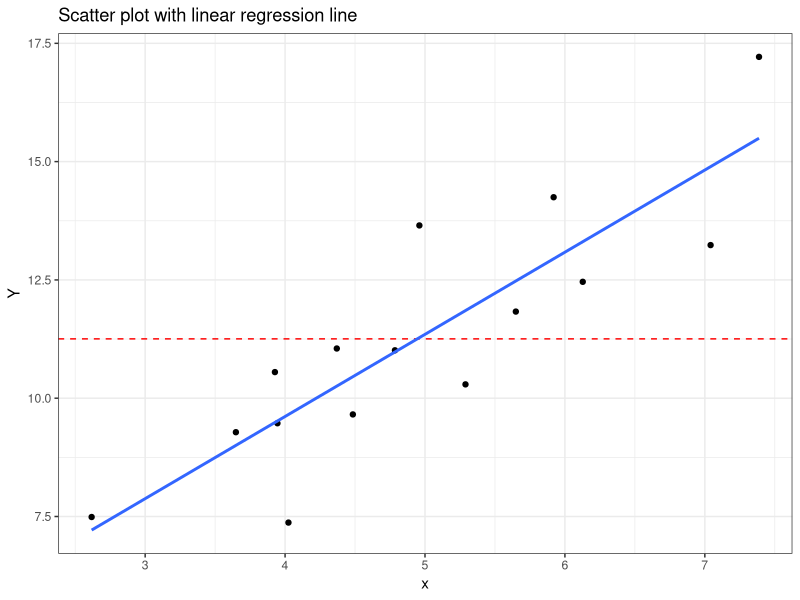
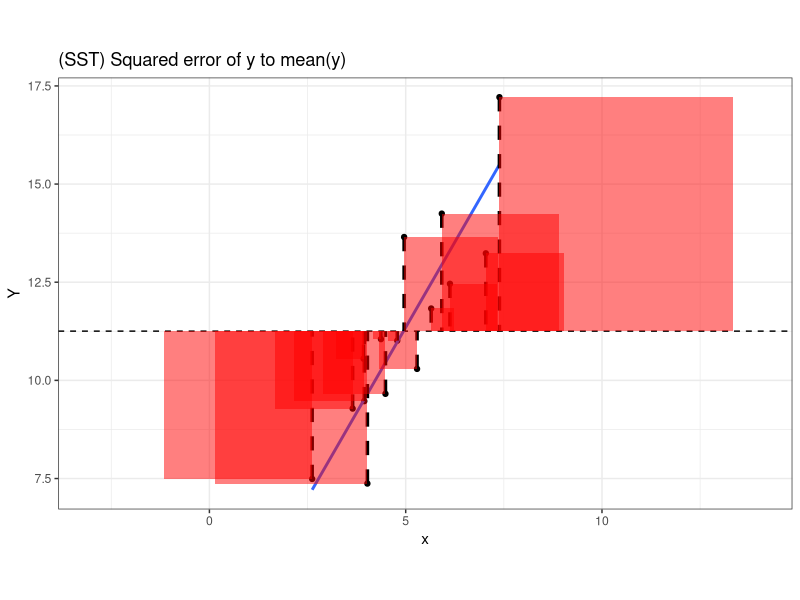
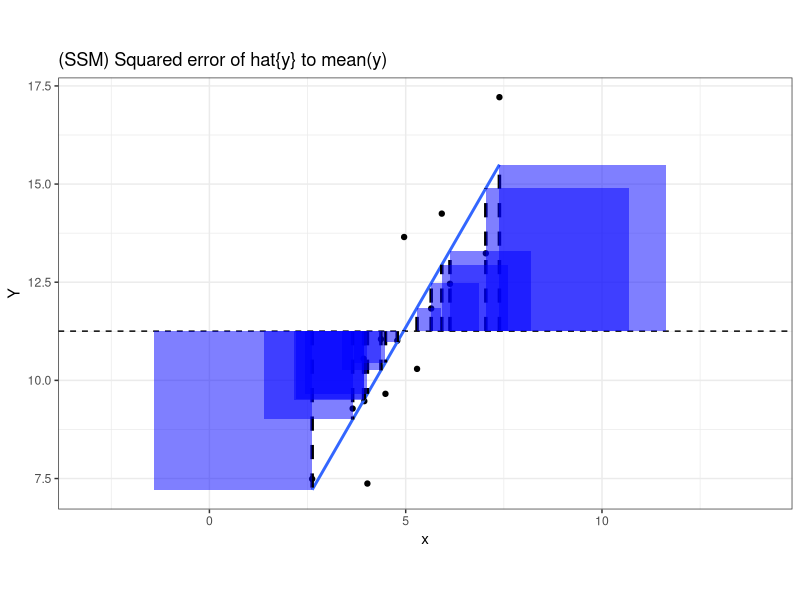
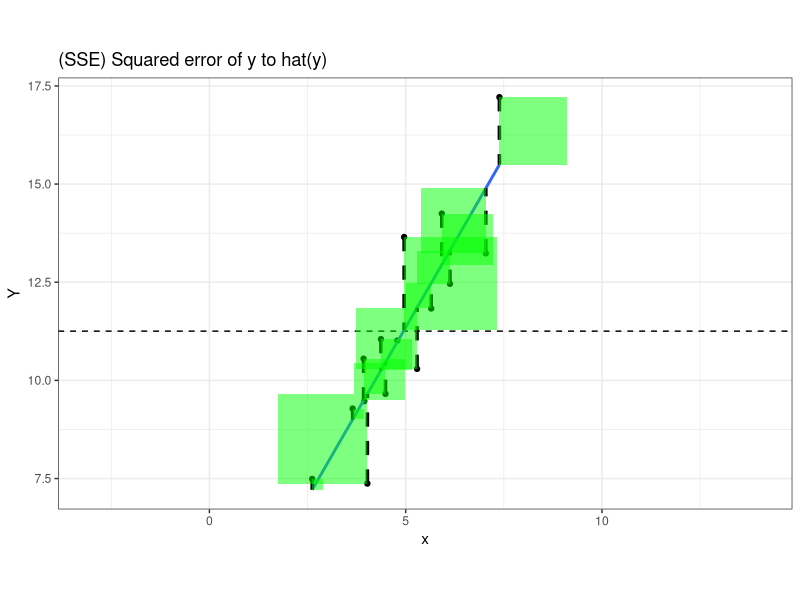
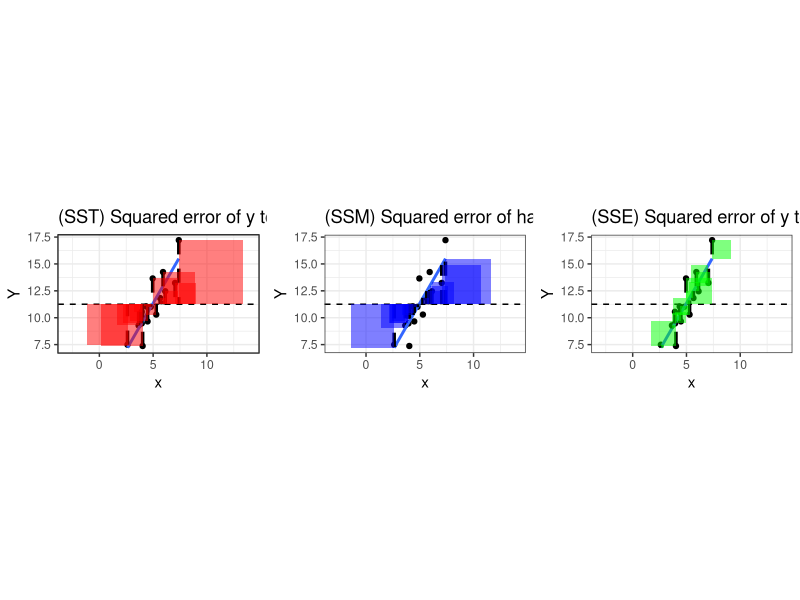
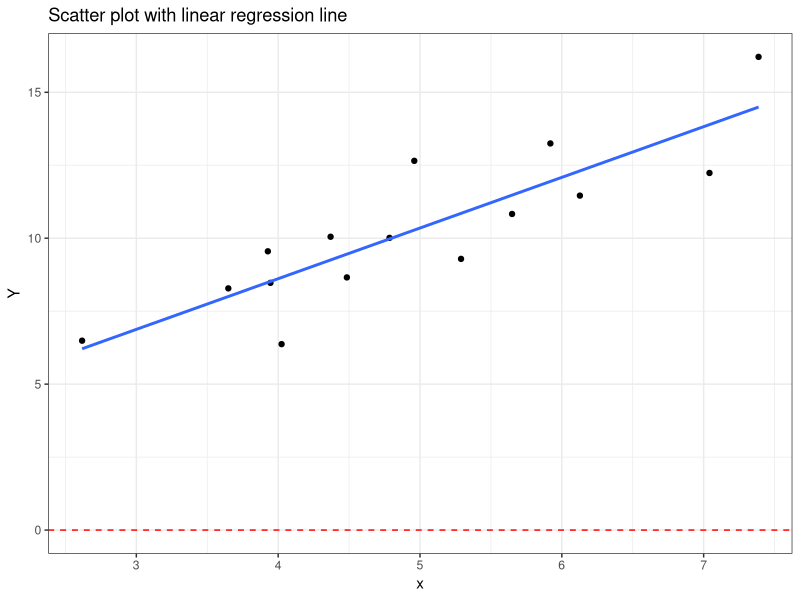
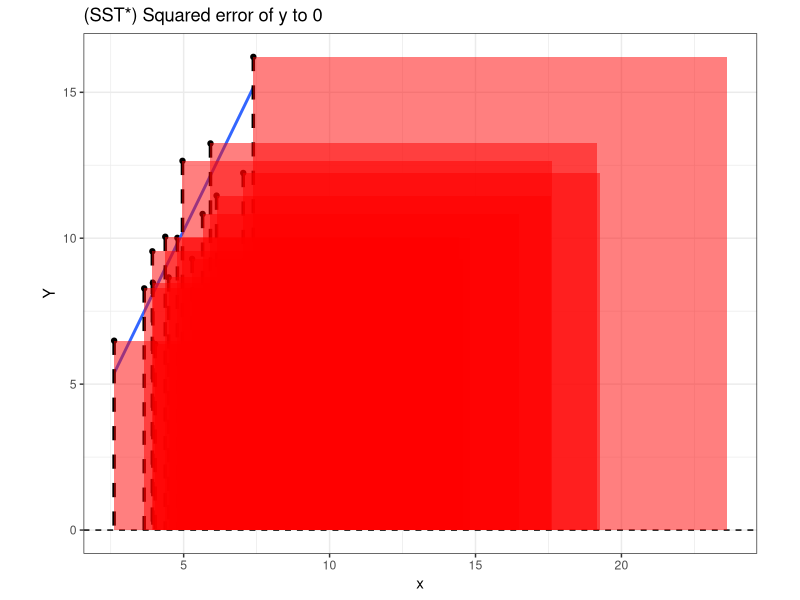
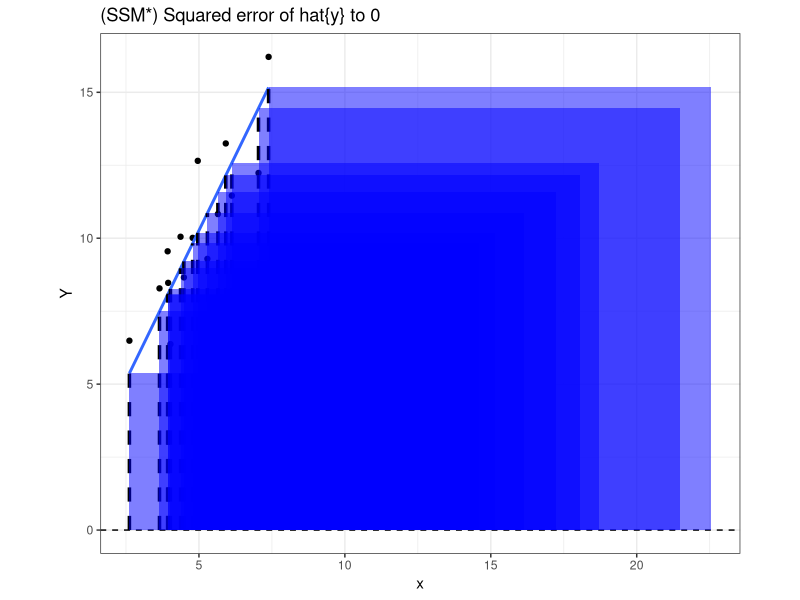

Write the R code that produced these figures, in order.
library(tidyverse)
library(ggpubr)

set.seed(1022)
n <- 15
x <- rnorm(n, mean = 5, sd = 1)
y <- 1 + 2 * x + rnorm(n, sd = 1)
z <- 1 + 0.1 * x + rnorm(n, sd = 1)
avg_y <- mean(y)
lm_model <- lm(y ~ x)
lm_model_z <- lm(z ~ x)
summary(lm_model)
summary(lm_model_z)

ggplot(data = tibble(x, y), aes(x = x, y = y)) +
  geom_point() +
  geom_hline(yintercept = avg_y, color = "red", linetype = "dashed") +
  geom_smooth(method = "lm", se = FALSE) +
  labs(title = "Scatter plot with linear regression line",
       x = "x",
       y = "Y") +
  theme_bw()

# draw a rectangle with the previous line being it's height
gg_sst <- ggplot(data = tibble(x, y), aes(x = x, y = y)) +
  geom_point() +
  geom_hline(yintercept = avg_y, color = "black", linetype = "dashed") +
  geom_smooth(method = "lm", se = FALSE) +
  geom_segment(aes(xend = x, yend = avg_y), color = "black", linetype = "dashed", size = 1.2) +
  geom_rect(aes(xmin = pmin(x, x - (avg_y - y)), xmax = pmax(x, x - (avg_y - y)), ymin = pmin(y, avg_y), ymax = pmax(y, avg_y)), fill = "red", alpha = 0.5) +
  labs(title = "(SST) Squared error of y to mean(y)",
       x = "x",
       y = "Y") +
  scale_x_continuous(limits = c(-3, 14)) +
  theme_bw() + 
  coord_equal()
gg_sst

# draw the lines now from the predicted y value to the average y value and adjust the boxes
gg_ssm <- ggplot(data = tibble(x, y), aes(x = x, y = y)) +
  geom_point() +
  geom_hline(yintercept = avg_y, color = "black", linetype = "dashed") +
  geom_smooth(method = "lm", se = FALSE) +
  geom_segment(aes(xend = x, y = avg_y, yend = predict(lm_model)), color = "black", linetype = "dashed", size = 1.2) +
  geom_rect(aes(xmin = pmin(x, x - (avg_y - predict(lm_model))), xmax = pmax(x, x - (avg_y - predict(lm_model))), ymin = pmin(predict(lm_model), avg_y), ymax = pmax(predict(lm_model), avg_y)), fill = "blue", alpha = 0.5) +
  labs(title = "(SSM) Squared error of hat{y} to mean(y)",
       x = "x",
       y = "Y") +
  scale_x_continuous(limits = c(-3, 14)) +
  theme_bw() + 
  coord_equal()
gg_ssm

# draw the lines from the predicted y value to the point and adjust the boxes
gg_sse <- ggplot(data = tibble(x, y), aes(x = x, y = y)) +
  geom_point() +
  geom_hline(yintercept = avg_y, color = "black", linetype = "dashed") +
  geom_smooth(method = "lm", se = FALSE) +
  geom_segment(aes(xend = x, yend = predict(lm_model)), color = "black", linetype = "dashed", size = 1.2) +
  geom_rect(aes(xmin = pmin(x, x - (predict(lm_model) - y)), xmax = pmax(x, x - (predict(lm_model) - y)), ymin = pmin(y, predict(lm_model)), ymax = pmax(y, predict(lm_model))), fill = "green", alpha = 0.5) +
  labs(title = "(SSE) Squared error of y to hat(y)",
       x = "x",
       y = "Y") +
  scale_x_continuous(limits = c(-3, 14)) +
  theme_bw() + 
  coord_equal()
gg_sse

ggarrange(gg_sst, gg_ssm, gg_sse, 
          ncol = 3, nrow = 1)


# Ohne Intercept
set.seed(1022)
n <- 15
x <- rnorm(n, mean = 5, sd = 1)
y <- 2 * x + rnorm(n, sd = 1)
avg_y <- 0
lm_model <- lm(y ~ - 1 + x)

ggplot(data = tibble(x, y), aes(x = x, y = y)) +
  geom_point() +
  geom_hline(yintercept = avg_y, color = "red", linetype = "dashed") +
  geom_smooth(method = "lm", se = FALSE) +
  labs(title = "Scatter plot with linear regression line",
       x = "x",
       y = "Y") +
  theme_bw()

# draw a rectangle with the previous line being it's height
ggplot(data = tibble(x, y), aes(x = x, y = y)) +
  geom_point() +
  geom_hline(yintercept = avg_y, color = "black", linetype = "dashed") +
  geom_smooth(method = "lm", se = FALSE, formula = "y ~ -1 + x") +
  geom_segment(aes(xend = x, yend = avg_y), color = "black", linetype = "dashed", size = 1.2) +
  geom_rect(aes(xmin = pmin(x, x - (avg_y - y)), xmax = pmax(x, x - (avg_y - y)), ymin = pmin(y, avg_y), ymax = pmax(y, avg_y)), fill = "red", alpha = 0.5) +
  labs(title = "(SST*) Squared error of y to 0",
       x = "x",
       y = "Y") +
  theme_bw() + 
  coord_equal()

# draw the lines now from the predicted y value to the average y value and adjust the boxes
ggplot(data = tibble(x, y), aes(x = x, y = y)) +
  geom_point() +
  geom_hline(yintercept = avg_y, color = "black", linetype = "dashed") +
  geom_smooth(method = "lm", se = FALSE, formula = "y ~ -1 + x") +
  geom_segment(aes(xend = x, y = avg_y, yend = predict(lm_model)), color = "black", linetype = "dashed", size = 1.2) +
  geom_rect(aes(xmin = pmin(x, x - (avg_y - predict(lm_model))), xmax = pmax(x, x - (avg_y - predict(lm_model))), ymin = pmin(predict(lm_model), avg_y), ymax = pmax(predict(lm_model), avg_y)), fill = "blue", alpha = 0.5) +
  labs(title = "(SSM*) Squared error of hat{y} to 0",
       x = "x",
       y = "Y") +
  theme_bw() + 
  coord_equal()

# draw the lines from the predicted y value to the point and adjust the boxes
ggplot(data = tibble(x, y), aes(x = x, y = y)) +
  geom_point() +
  geom_hline(yintercept = avg_y, color = "black", linetype = "dashed") +
  geom_smooth(method = "lm", se = FALSE, formula = "y ~ 0 + x") +
  geom_segment(aes(xend = x, yend = predict(lm_model)), color = "black", linetype = "dashed", size = 1.2) +
  geom_rect(aes(xmin = pmin(x, x - (predict(lm_model) - y)), xmax = pmax(x, x - (predict(lm_model) - y)), ymin = pmin(y, predict(lm_model)), ymax = pmax(y, predict(lm_model))), fill = "green", alpha = 0.5) +
  labs(title = "(SSE*) Squared error of y to hat(y)",
       x = "x",
       y = "Y") +
  theme_bw() + 
  coord_equal()



# Schlechtes Model verwenden. Dann ist R^2 negativ
set.seed(1022)
n <- 15
x <- rnorm(n, mean = 5, sd = 1)
y <- 1 + 2 * x + rnorm(n, sd = 1)
avg_y <- mean(y)

ggplot(data = tibble(x, y), aes(x = x, y = y)) +
  geom_point() +
  geom_hline(yintercept = avg_y, color = "red", linetype = "dashed") +
  geom_smooth(method = "lm", se = FALSE) +
  labs(title = "(SST) Scatter plot with linear regression line",
       x = "x",
       y = "Y") +
  theme_bw()

# draw a rectangle with the previous line being it's height
lm_model <- -x * sin(x) + avg_y
ggplot(data = tibble(x, y), aes(x = x, y = y)) +
  geom_point() +
  geom_hline(yintercept = avg_y, color = "black", linetype = "dashed") +
  geom_line(aes(y = lm_model)) +
  geom_segment(aes(xend = x, yend = avg_y), color = "black", linetype = "dashed", size = 1.2) +
  geom_rect(aes(xmin = pmin(x, x - (avg_y - y)), xmax = pmax(x, x - (avg_y - y)), ymin = pmin(y, avg_y), ymax = pmax(y, avg_y)), fill = "red", alpha = 0.5) +
  labs(title = "Squared error of y to mean(y)",
       x = "x",
       y = "Y") +
  theme_bw() + 
  coord_equal()

# draw the lines now from the predicted y value to the average y value and adjust the boxes
ggplot(data = tibble(x, y), aes(x = x, y = y)) +
  geom_point() +
  geom_hline(yintercept = avg_y, color = "black", linetype = "dashed") +
  geom_line(aes(y = lm_model)) +
  geom_segment(aes(xend = x, y = avg_y, yend = lm_model), color = "black", linetype = "dashed", size = 1.2) +
  geom_rect(aes(xmin = pmin(x, x - (avg_y - lm_model)), xmax = pmax(x, x - (avg_y - lm_model)), ymin = pmin(lm_model, avg_y), ymax = pmax(lm_model, avg_y)), fill = "blue", alpha = 0.5) +
  labs(title = "(SSM) Squared error of hat{y} to mean(y)",
       x = "x",
       y = "Y") +
  theme_bw() + 
  coord_equal()

# draw the lines from the predicted y value to the point and adjust the boxes
ggplot(data = tibble(x, y), aes(x = x, y = y)) +
  geom_point() +
  geom_hline(yintercept = avg_y, color = "black", linetype = "dashed") +
  geom_line(aes(y = lm_model)) +
  geom_segment(aes(xend = x, yend = lm_model), color = "black", linetype = "dashed", size = 1.2) +
  geom_rect(aes(xmin = pmin(x, x - (lm_model - y)), xmax = pmax(x, x - (lm_model - y)), ymin = pmin(y, lm_model), ymax = pmax(y, lm_model)), fill = "green", alpha = 0.5) +
  labs(title = "(SSE) Squared error of y to hat(y)",
       x = "x",
       y = "Y") +
  theme_bw() + 
  coord_equal()
